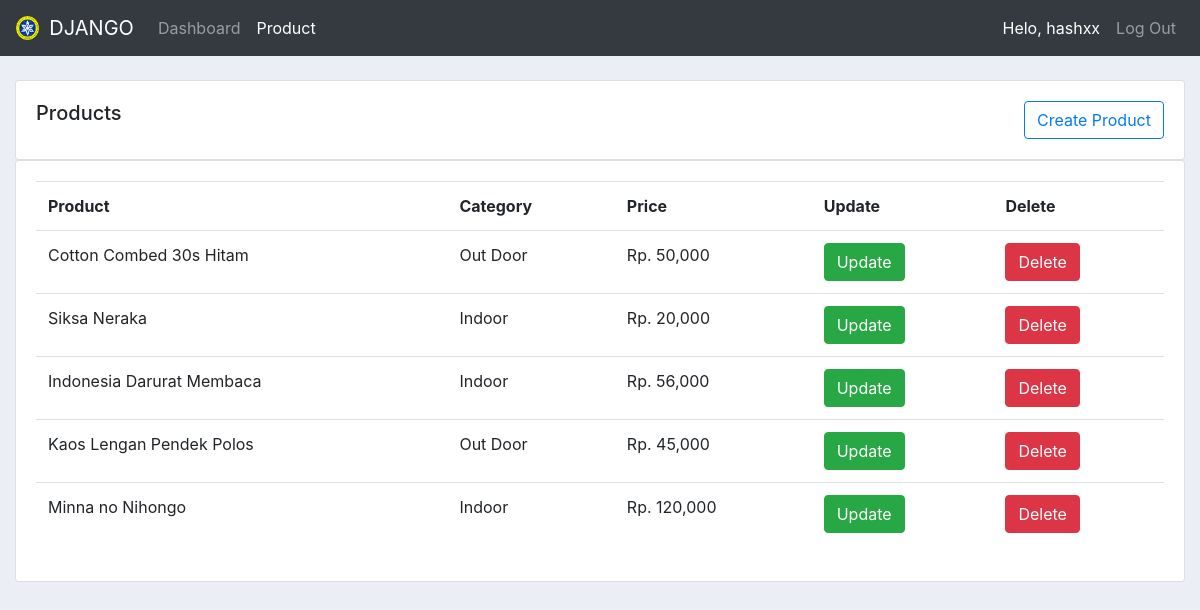
Screenshot of /products/ (signed in) with the database file from the repository.
### Asyari/models.py (models this page shows, shortened)
class Product(models.Model):
    CATEGORY = (
        ('Indoor', 'Indoor'),
        ('Out Door', 'Out Door'),
    )
    name = models.CharField(max_length=200, blank=True, null=True)
    price = models.IntegerField(blank=True, null=True)
    category = models.CharField(max_length=200, blank=True, null=True, choices=CATEGORY)
    description = models.CharField(max_length=200, blank=True, null=True)
    date_created = models.DateTimeField(auto_now_add=True, null=True)
    tag = models.ManyToManyField(Tag)

### Asyari/decorators.py (the view)
        def perubahan_halaman(request, *args, **kwargs):
            group = None
            if request.user.groups.exists():
                group = request.user.groups.all()[0].name
            if group in yang_diizinkan :
                return fungsi_awal(request, *args, **kwargs)
            else:
                return HttpResponse('<h2><center>Anda Tidak Dijikankan Ke Tampilan ini</center></h2>')

### Asyari/views.py (called while the page is built)
@login_required(login_url='login')
@ijinkan_pengguna(yang_diizinkan=['admin'])
def products(request):
    list_product = Product.objects.order_by('-date_created')
    context = {
        'judul': 'Halaman Produk',
        'menu': 'products',
        'product': list_product,
    }
    return render(request, 'data/products.html', context)

### Asyari/templates/data/products.html (shortened to what this page needs)
{% extends "data/main.html" %}
{% load humanize %}
{% block content %}
<div class="container-fluid">
    <div class="row">
        <div class="col-md">
            <div class="card card-body">
                <div class="row">
                    <div class="col-auto mr-auto">
                        <h5 class="">Products</h5>
                    </div>
                    <div class="col-auto">
                        <a href="{% url 'create_product' %}" class="btn btn-outline-primary">Create Product</a>
                    </div>
                </div>
            </div>
            <div class="card card-body">
                <table class="table">
                    <tr>
                        <th>Product</th>
                        <th>Category</th>
                        <th>Price</th>
                        <th>Update</th>
                        <th>Delete</th>
                    </tr>
                    {% for dataproduct in product %}
                    <tr>
                        <td>{{ dataproduct.name }}</td>
                        <td>{{ dataproduct.category }}</td>
                        <td>Rp. {{ dataproduct.price|intcomma}}</td>
                        <td><a href="{% url 'update_product' dataproduct.id %}" class="btn btn-success">Update</a></td>
                        <td><a href="{% url 'delete_product' dataproduct.id %}" class="btn btn-danger">Delete</a></td>
                    </tr>
                    {% endfor %}
                </table>
            </div>
        </div>
    </div>
</div>
{% endblock content %}

### Asyari/templates/data/navbar.html (shortened to what this page needs)
{% load static %}
<nav class="navbar navbar-expand-lg navbar-dark bg-dark">
    <img src="{% static '/images/logo.png' %}" id="logo">
    <a class="navbar-brand" href="#">DJANGO</a>
    <div class="collapse navbar-collapse" id="navbarNavAltMarkup">
        <div class="navbar-nav">
        {% if request.user.is_staff %}
            <a class="nav-link {% if menu == 'home' %} active {% endif %}" href="{% url 'home' %}">Dashboard</a>
            <a class="nav-link {% if menu == 'products' %} active {% endif %}" href="{% url 'products' %}">Product</a>
        {% else %}
            {% if user.is_authenticated %}
            <a class="nav-link {% if menu == 'settings' %} active {% endif %}" href="{% url 'account-page' %}">Settings</a>
            {% endif %}
        {% endif %}
        </div>
    </div>
    <ul class="navbar-nav">
    {% if user.is_authenticated %}
        <li class="nav-item">
            <a class="nav-link active" href="#">Helo, {{ request.user }} </a>
        </li>
        <li class="nav-item">
            <a class="nav-link" href="{% url 'logout' %}">Log Out</a>
        </li>
    {% endif %}
    </ul>
</nav>

### static/css/main.css (style rules this page uses)
#logo { width: 2%; margin-right: 10px; }
body { background-color: #ebeff5; }

### rows the page displays
Product: name "Cotton Combed 30s Hitam", category "Out Door", price "50,000"
Product: name "Siksa Neraka", category "Indoor", price "20,000"
Product: name "Indonesia Darurat Membaca", category "Indoor", price "56,000"
Product: name "Kaos Lengan Pendek Polos", category "Out Door", price "45,000"
Product: name "Minna no Nihongo", category "Indoor", price "120,000"

### other values shown
{{ request.user }} "hashxx"
